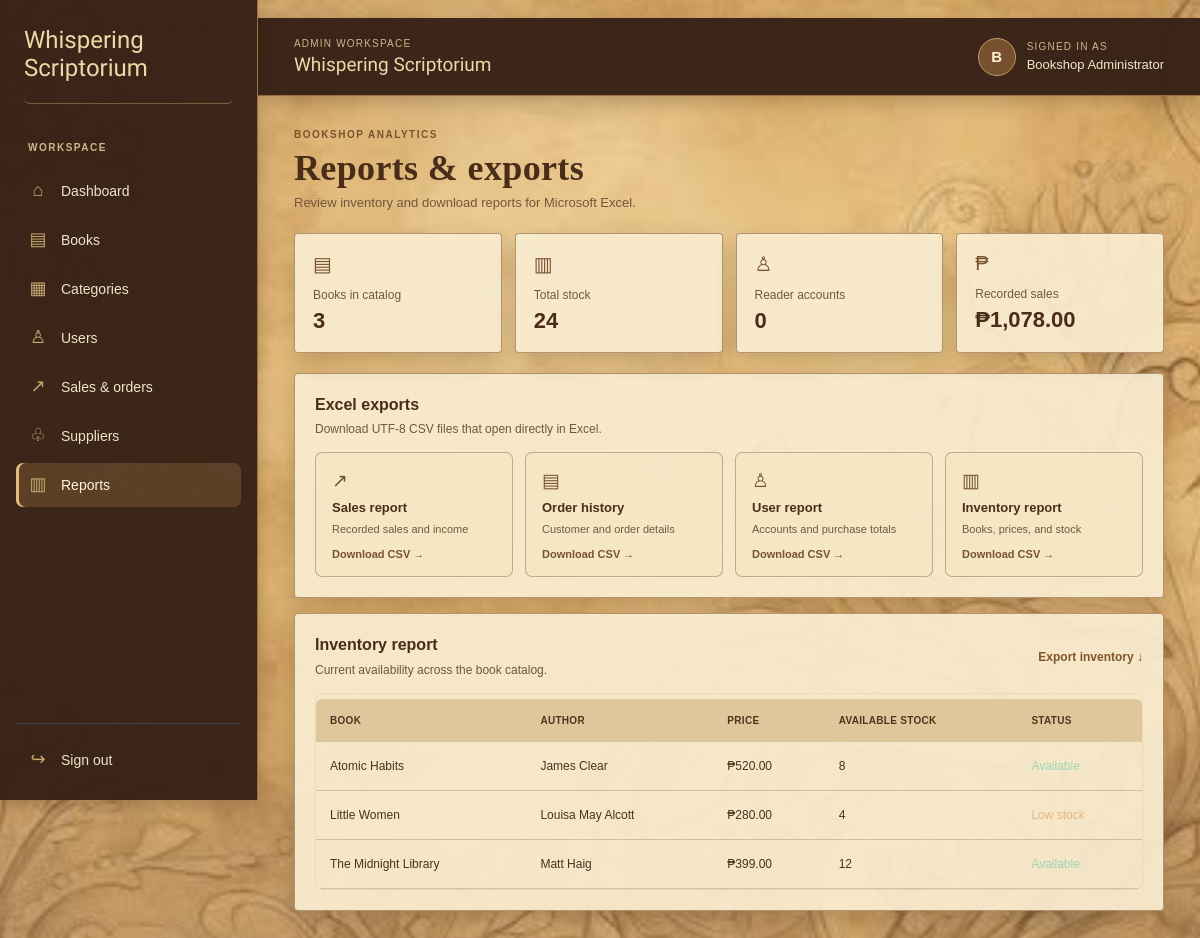
/index.php?page=reports (signed in), run on the app's committed database.
### tables this page shows
CREATE TABLE IF NOT EXISTS books (
    id INT UNSIGNED NOT NULL AUTO_INCREMENT,
    title VARCHAR(255) NOT NULL,
    author VARCHAR(255) NOT NULL,
    category_id INT UNSIGNED NOT NULL,
    supplier_id INT UNSIGNED NULL,
    price DECIMAL(10, 2) NOT NULL,
    stock INT UNSIGNED NOT NULL DEFAULT 0,
    cover_image VARCHAR(255) NOT NULL DEFAULT 'assets/books/default-book.svg',
    description TEXT NULL,
    created_at TIMESTAMP NOT NULL DEFAULT CURRENT_TIMESTAMP,
    PRIMARY KEY (id),
    KEY idx_books_category (category_id),
    KEY idx_books_supplier (supplier_id),
    CONSTRAINT fk_books_category
        FOREIGN KEY (category_id) REFERENCES categories (id),
    CONSTRAINT fk_books_supplier
        FOREIGN KEY (supplier_id) REFERENCES suppliers (id) ON DELETE SET NULL
);

### config/database.php (called while the page is built, shortened)
<?php
function initializeBookshopSchema(PDO $connection): void
{
    $connection->exec(
        'CREATE TABLE IF NOT EXISTS categories (
            id INT UNSIGNED NOT NULL AUTO_INCREMENT,
            name VARCHAR(100) NOT NULL,
            PRIMARY KEY (id),
            UNIQUE KEY uq_categories_name (name)
        ) ENGINE=InnoDB'
    );
    $connection->exec(
        'CREATE TABLE IF NOT EXISTS suppliers (
            id INT UNSIGNED NOT NULL AUTO_INCREMENT,
            name VARCHAR(255) NOT NULL,
            contact VARCHAR(100) NOT NULL,
            created_at TIMESTAMP NOT NULL DEFAULT CURRENT_TIMESTAMP,
            PRIMARY KEY (id)
        ) ENGINE=InnoDB'
    );
    $connection->exec(
        'CREATE TABLE IF NOT EXISTS books (
            id INT UNSIGNED NOT NULL AUTO_INCREMENT,
            title VARCHAR(255) NOT NULL,
            author VARCHAR(255) NOT NULL,
            category_id INT UNSIGNED NOT NULL,
            supplier_id INT UNSIGNED NULL,
            price DECIMAL(10, 2) NOT NULL,
            stock INT UNSIGNED NOT NULL DEFAULT 0,
            cover_image VARCHAR(255) NOT NULL DEFAULT "assets/books/default-book.svg",
            description TEXT NULL,
            created_at TIMESTAMP NOT NULL DEFAULT CURRENT_TIMESTAMP,
            PRIMARY KEY (id),
            KEY idx_books_category (category_id),
            KEY idx_books_supplier (supplier_id),
            CONSTRAINT fk_books_category FOREIGN KEY (category_id) REFERENCES categories (id),
            CONSTRAINT fk_books_supplier FOREIGN KEY (supplier_id) REFERENCES suppliers (id) ON DELETE SET NULL
        ) ENGINE=InnoDB'
    );
    $coverImageColumn = $connection->query("SHOW COLUMNS FROM books LIKE 'cover_image'");
    $descriptionColumn = $connection->query("SHOW COLUMNS FROM books LIKE 'description'");
    $supplierColumn = $connection->query("SHOW COLUMNS FROM books LIKE 'supplier_id'");
    $connection->exec(
        'CREATE TABLE IF NOT EXISTS customers (
            id INT UNSIGNED NOT NULL AUTO_INCREMENT,
            user_id INT UNSIGNED NULL,
            name VARCHAR(255) NOT NULL,
            email VARCHAR(255) NOT NULL,
            created_at TIMESTAMP NOT NULL DEFAULT CURRENT_TIMESTAMP,
            PRIMARY KEY (id),
            UNIQUE KEY uq_customers_email (email),
            UNIQUE KEY uq_customers_user (user_id)
        ) ENGINE=InnoDB'
    );
    $connection->exec(
        'CREATE TABLE IF NOT EXISTS users (
            id INT UNSIGNED NOT NULL AUTO_INCREMENT,
            name VARCHAR(255) NOT NULL,
            username VARCHAR(80) NOT NULL,
            email VARCHAR(255) NOT NULL,
            password_hash VARCHAR(255) NOT NULL,
            role ENUM("admin", "client") NOT NULL DEFAULT "client",
            created_at TIMESTAMP NOT NULL DEFAULT CURRENT_TIMESTAMP,
            PRIMARY KEY (id),
            UNIQUE KEY uq_users_username (username),
            UNIQUE KEY uq_users_email (email)
        ) ENGINE=InnoDB'
    );
    $customerUserColumn = $connection->query("SHOW COLUMNS FROM customers LIKE 'user_id'");
    if ($customerUserColumn->fetch() === false) {
        $connection->exec(
            'ALTER TABLE customers ADD COLUMN user_id INT UNSIGNED NULL,
             ADD UNIQUE KEY uq_customers_user (user_id),
             ADD CONSTRAINT fk_customers_user FOREIGN KEY (user_id) REFERENCES users (id) ON DELETE SET NULL'
        );
    } else {
        $customerUserConstraint = $connection->query(
            "SELECT CONSTRAINT_NAME FROM information_schema.TABLE_CONSTRAINTS
             WHERE CONSTRAINT_SCHEMA = DATABASE() AND TABLE_NAME = 'customers'
             AND CONSTRAINT_NAME = 'fk_customers_user'"
        );
    }
}
function getDatabaseConnection()
{
    static $connection = null;
    if ($connection instanceof PDO) {
        return $connection;
    }
    $host = '127.0.0.1';
    $database = 'bookshop_db';
    $username = 'root';
    $password = '';
    try {
        $connection = new PDO("mysql:host={$host};dbname={$database};charset=utf8mb4", $username, $password, [
            PDO::ATTR_ERRMODE => PDO::ERRMODE_EXCEPTION,
            PDO::ATTR_DEFAULT_FETCH_MODE => PDO::FETCH_ASSOC,
            PDO::ATTR_EMULATE_PREPARES => false,
        ]);
        initializeBookshopSchema($connection);
    } catch (PDOException $exception) {
        http_response_code(500);
        exit(
            'Unable to connect to MySQL. Start MySQL in XAMPP and ensure the root user is available. '
            . 'Original error: ' . htmlspecialchars($exception->getMessage(), ENT_QUOTES, 'UTF-8')
        );
    }
    return $connection;
}

### repositories/classes/BaseRepository.php (called while the page is built, shortened)
<?php
class BaseRepository
{
    public function __construct()
    {
        $this->connection = getDatabaseConnection();
    }
}

### repositories/classes/CustomerRepository.php (called while the page is built, shortened)
<?php
class CustomerRepository extends BaseRepository
{
    public function getClientAccounts(): array
    {
        return $this->connection->query(
            'SELECT users.id, users.name, users.username, users.email, users.created_at,
                    COUNT(purchase_requests.id) AS order_count,
                    COALESCE(SUM(
                        CASE WHEN purchase_requests.status = "approved"
                             THEN purchase_requests.quantity ELSE 0 END
                    ), 0) AS books_purchased,
                    COALESCE(SUM(
                        CASE WHEN purchase_requests.status = "approved"
                             THEN purchase_requests.total ELSE 0 END
                    ), 0) AS total_spent
             FROM users
             LEFT JOIN purchase_requests ON purchase_requests.user_id = users.id
             WHERE users.role = "client"
             GROUP BY users.id, users.name, users.username, users.email, users.created_at
             ORDER BY users.name'
        )->fetchAll();
    }
}

### repositories/classes/BookRepository.php (called while the page is built, shortened)
<?php
class BookRepository extends BaseRepository
{
    public function getAll()
    {
        $statement = $this->connection->query(
            'SELECT books.id, books.title, books.author, books.description, categories.name AS category,
             books.supplier_id, suppliers.name AS supplier, books.price, books.stock, books.cover_image
             FROM books
             INNER JOIN categories ON categories.id = books.category_id
             LEFT JOIN suppliers ON suppliers.id = books.supplier_id
             ORDER BY books.title'
        );
        return $statement->fetchAll();
    }
}

### modules/reports_display.php (the view)
<?php
$books = $_SESSION['books'];
$sales = $_SESSION['sales'];
$totalStock = array_sum(array_column($books, 'stock'));
$totalRevenue = array_sum(array_column($sales, 'total'));
$clientAccounts = $customerRepo->getClientAccounts();
?>
<section class="module-page">
    <div class="admin-page-heading">
        <div>
            <span class="eyebrow">BOOKSHOP ANALYTICS</span>
            <h1>Reports & exports</h1>
            <p>Review inventory and download reports for Microsoft Excel.</p>
        </div>
    </div>
    <div class="stats-grid">
        <div class="stat-card"><span>▤</span><h3>Books in catalog</h3><strong><?= number_format(count($books)) ?></strong></div>
        <div class="stat-card"><span>▥</span><h3>Total stock</h3><strong><?= number_format($totalStock) ?></strong></div>
        <div class="stat-card"><span>♙</span><h3>Reader accounts</h3><strong><?= number_format(count($clientAccounts)) ?></strong></div>
        <div class="stat-card"><span>₱</span><h3>Recorded sales</h3><strong>₱<?= number_format($totalRevenue, 2) ?></strong></div>
    </div>
    <div class="content-panel">
        <div class="panel-heading">
            <div><h2>Excel exports</h2><p>Download UTF-8 CSV files that open directly in Excel.</p></div>
        </div>
        <div class="export-grid">
            <a class="export-card" href="index.php?export=sales"><span aria-hidden="true">↗</span><strong>Sales report</strong><small>Recorded sales and income</small><b>Download CSV →</b></a>
            <a class="export-card" href="index.php?export=orders"><span aria-hidden="true">▤</span><strong>Order history</strong><small>Customer and order details</small><b>Download CSV →</b></a>
            <a class="export-card" href="index.php?export=users"><span aria-hidden="true">♙</span><strong>User report</strong><small>Accounts and purchase totals</small><b>Download CSV →</b></a>
            <a class="export-card" href="index.php?export=inventory"><span aria-hidden="true">▥</span><strong>Inventory report</strong><small>Books, prices, and stock</small><b>Download CSV →</b></a>
        </div>
    </div>
    <div class="content-panel">
        <div class="panel-heading">
            <div><h2>Inventory report</h2><p>Current availability across the book catalog.</p></div>
            <a class="text-link" href="index.php?export=inventory">Export inventory <span aria-hidden="true">↓</span></a>
        </div>
        <div class="table-scroll">
            <table>
                <thead><tr><th>Book</th><th>Author</th><th>Price</th><th>Available stock</th><th>Status</th></tr></thead>
                <tbody>
                    <?php foreach ($books as $book): ?>
                        <tr>
                            <td><?= htmlspecialchars($book['title']) ?></td>
                            <td><?= htmlspecialchars($book['author']) ?></td>
                            <td>₱<?= number_format((float) $book['price'], 2) ?></td>
                            <td><?= number_format((int) $book['stock']) ?></td>
                            <td><span class="stock-status <?= (int) $book['stock'] <= 5 ? 'low-stock' : '' ?>"><?= (int) $book['stock'] <= 5 ? 'Low stock' : 'Available' ?></span></td>
                        </tr>
                    <?php endforeach; ?>
                </tbody>
            </table>
        </div>
    </div>
</section>

### data on the page
books: title "Atomic Habits", author "James Clear", price "520.00", stock "8", shows "Available"
books: title "Little Women", author "Louisa May Alcott", price "280.00", stock "4", shows "Low stock"
books: title "The Midnight Library", author "Matt Haig", price "399.00", stock "12", shows "Available"

### other printed values
substr($_SESSION['user_name'] ?? 'A', 0, 1) "B"
$_SESSION['user_name'] "Bookshop Administrator"
count($books) "3"
$totalStock "24"
count($clientAccounts) "0"
$totalRevenue "1,078.00"
